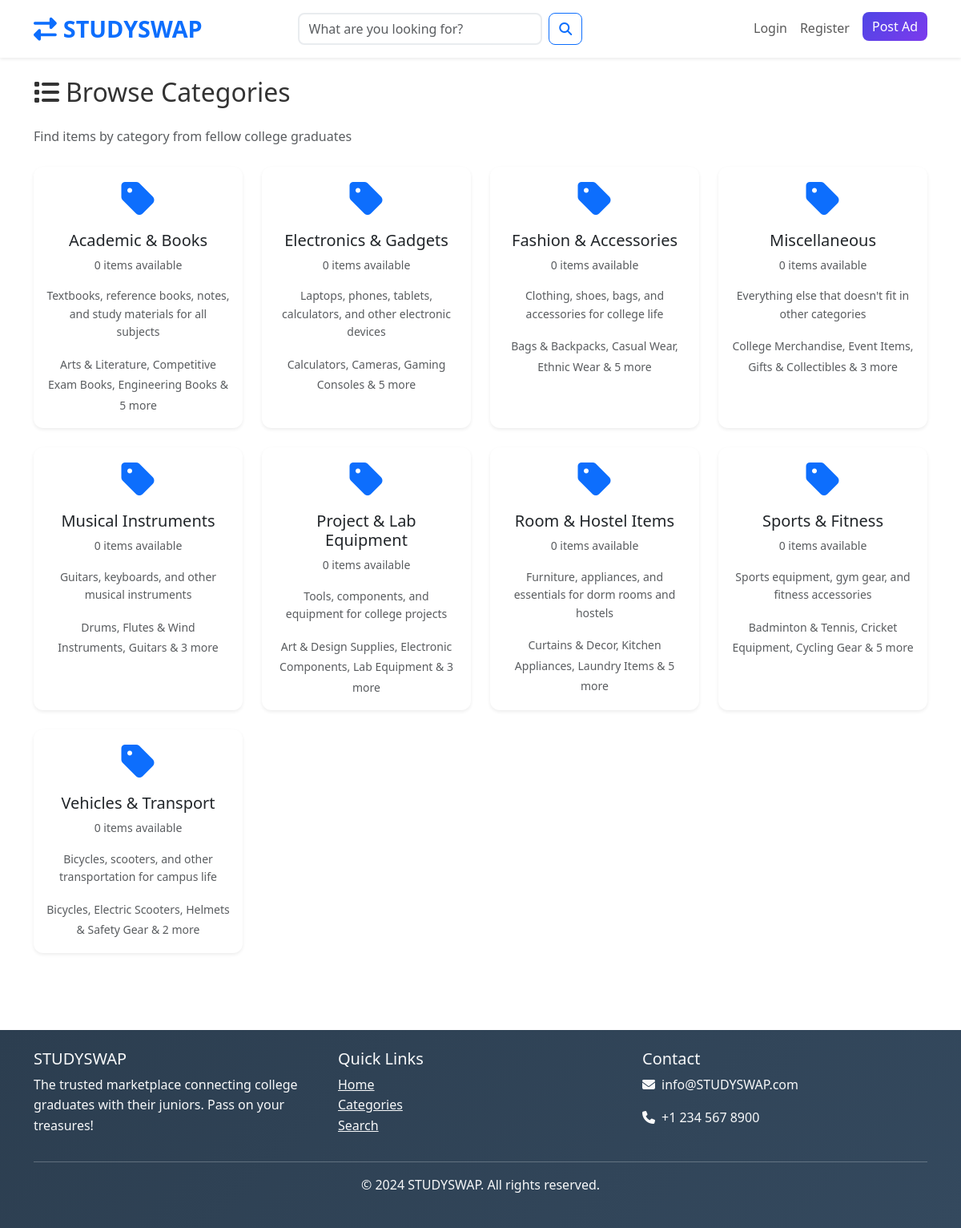
Page /categories/ on the committed database.
### categories/models.py (models this page shows, shortened)
class Category(models.Model):
    name = models.CharField(max_length=100, unique=True)
    slug = models.SlugField(max_length=100, unique=True)
    description = models.TextField(blank=True)
    image = models.ImageField(upload_to='categories/', blank=True, null=True)
    parent = models.ForeignKey('self', on_delete=models.CASCADE, blank=True, null=True, related_name='subcategories')
    is_active = models.BooleanField(default=True)
    created_at = models.DateTimeField(auto_now_add=True)
    updated_at = models.DateTimeField(auto_now=True)
    class Meta:
        verbose_name_plural = "Categories"
        ordering = ['name']
    @property
    def get_subcategories(self):
        return self.subcategories.filter(is_active=True)

### categories/views.py (the view)
# urls.py: path('', views.CategoryListView.as_view(), name='category_list'),
class CategoryListView(ListView):
    model = Category
    template_name = 'categories/category_list.html'
    context_object_name = 'categories'
    paginate_by = 20
    def get_queryset(self):
        return Category.objects.filter(is_active=True, parent=None).order_by('name')

### templates/categories/category_list.html (shortened to what this page needs)
{% extends 'base.html' %}
{% block content %}
<div class="container py-4">
    <div class="row">
        <div class="col-12">
            <h2 class="mb-4"><i class="fas fa-list me-2"></i>Browse Categories</h2>
            <p class="text-muted mb-4">Find items by category from fellow college graduates</p>
        </div>
    </div>
    <div class="row">
        {% for category in categories %}
            <div class="col-lg-3 col-md-4 col-sm-6 mb-4">
                <a href="{% url 'categories:category_detail' category.slug %}" class="text-decoration-none">
                    <div class="card border-0 shadow-sm h-100 category-card">
                        <div class="card-body text-center">
                            {% if category.image %}
                                <img src="{{ category.image.url }}" alt="{{ category.name }}"
                                     class="img-fluid mb-3" style="height: 80px; object-fit: cover;">
                            {% else %}
                                <i class="fas fa-tag text-primary mb-3" style="font-size: 3rem;"></i>
                            {% endif %}
                            <h5 class="card-title text-dark">{{ category.name }}</h5>
                            <p class="text-muted small">{{ category.products.count }} items available</p>
                            {% if category.description %}
                                <p class="text-muted small">{{ category.description|truncatechars:100 }}</p>
                            {% endif %}
                            {% if category.get_subcategories %}
                                <div class="mt-2">
                                    <small class="text-muted">
                                        {% for subcategory in category.get_subcategories|slice:":3" %}
                                            {{ subcategory.name }}{% if not forloop.last %}, {% endif %}
                                        {% endfor %}
                                        {% if category.get_subcategories.count > 3 %}
                                            & {{ category.get_subcategories.count|add:"-3" }} more
                                        {% endif %}
                                    </small>
                                </div>
                            {% endif %}
                        </div>
                    </div>
                </a>
            </div>
        {% endfor %}
    </div>
</div>
{% endblock %}

### static/css/style.css (style rules this page uses)
body { font-family: "Segoe UI", Tahoma, Geneva, Verdana, sans-serif; line-height: 1.6; color: #333; }
.card { transition: all 0.3s ease; border-radius: 12px; }
.category-card { transition: all 0.3s ease; cursor: pointer; border-radius: 12px; }

### rows in the picture
Category: name "Academic & Books", products.count "0", description "Textbooks, reference books, notes, and study materials for all subjects", get_subcategories.count|add "5"
Category: name "Arts & Literature"
Category: name "Competitive Exam Books"
Category: name "Engineering Books"
Category: name "Electronics & Gadgets", products.count "0", description "Laptops, phones, tablets, calculators, and other electronic devices", get_subcategories.count|add "5"
Category: name "Calculators"
Category: name "Cameras"
Category: name "Gaming Consoles"
Category: name "Fashion & Accessories", products.count "0", description "Clothing, shoes, bags, and accessories for college life", get_subcategories.count|add "5"
Category: name "Bags & Backpacks"
Category: name "Casual Wear"
Category: name "Ethnic Wear"
Category: name "Miscellaneous", products.count "0", description "Everything else that doesn't fit in other categories", get_subcategories.count|add "3"
Category: name "College Merchandise"
Category: name "Event Items"
Category: name "Gifts & Collectibles"
Category: name "Musical Instruments", products.count "0", description "Guitars, keyboards, and other musical instruments", get_subcategories.count|add "3"
Category: name "Drums"
Category: name "Flutes & Wind Instruments"
Category: name "Guitars"
Category: name "Project & Lab Equipment", products.count "0", description "Tools, components, and equipment for college projects", get_subcategories.count|add "3"
Category: name "Art & Design Supplies"
Category: name "Electronic Components"
Category: name "Lab Equipment"
Category: name "Room & Hostel Items", products.count "0", description "Furniture, appliances, and essentials for dorm rooms and hostels", get_subcategories.count|add "5"
Category: name "Curtains & Decor"
Category: name "Kitchen Appliances"
Category: name "Laundry Items"
Category: name "Sports & Fitness", products.count "0", description "Sports equipment, gym gear, and fitness accessories", get_subcategories.count|add "5"
Category: name "Badminton & Tennis"
Category: name "Cricket Equipment"
Category: name "Cycling Gear"
Category: name "Vehicles & Transport", products.count "0", description "Bicycles, scooters, and other transportation for campus life", get_subcategories.count|add "2"
Category: name "Bicycles"
Category: name "Electric Scooters"
Category: name "Helmets & Safety Gear"
